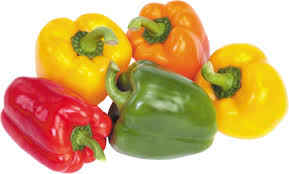
#> input picture peppers.jpeg, 289 x 174 px
$ jupyter execute lowpass.ipynb
#> lines starting #> are read from the running program, lines starting #| are printed output that depends on the picture
[cell 1]
import numpy as np
import matplotlib.pyplot as plt
from imageio import imread

img = imread('peppers.jpeg') / 255.0

R = img[:,:,0]
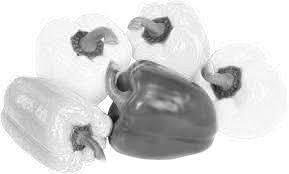
#> R: shape (174, 289) float64; min 0.0588, max 1, mean 0.832
G = img[:,:,1]
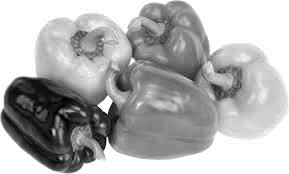
#> G: shape (174, 289) float64; min 0, max 1, mean 0.691
B = img[:,:,2]
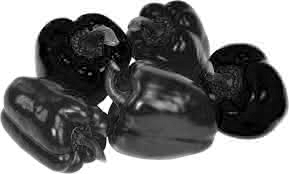
#> B: shape (174, 289) float64; min 0, max 1, mean 0.466

M, N = R.shape
#> M = 174; N = 289
X, Y = np.meshgrid(np.arange(1, N+1), np.arange(1, M+1))

cx = N//2
#> cx = 144
cy = M//2
#> cy = 87

D0 = 50
D = np.sqrt((X - cx)**2 + (Y - cy)**2)

LPF = (D <= D0).astype(float)
HPF = (D > D0).astype(float)

FR = np.fft.fftshift(np.fft.fft2(R))
FG = np.fft.fftshift(np.fft.fft2(G))
FB = np.fft.fftshift(np.fft.fft2(B))

R_LPF = FR * LPF
G_LPF = FG * LPF
B_LPF = FB * LPF

R_HPF = FR * HPF
G_HPF = FG * HPF
B_HPF = FB * HPF

r_lpf_ifft = np.fft.ifft2(np.fft.ifftshift(R_LPF))
g_lpf_ifft = np.fft.ifft2(np.fft.ifftshift(G_LPF))
b_lpf_ifft = np.fft.ifft2(np.fft.ifftshift(B_LPF))

r_hpf_ifft = np.fft.ifft2(np.fft.ifftshift(R_HPF))
g_hpf_ifft = np.fft.ifft2(np.fft.ifftshift(G_HPF))
b_hpf_ifft = np.fft.ifft2(np.fft.ifftshift(B_HPF))

LPF_img = np.stack([np.real(r_lpf_ifft), np.real(g_lpf_ifft), np.real(b_lpf_ifft)], axis=2)
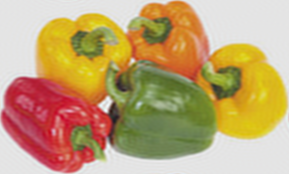
#> LPF_img: shape (174, 289, 3) float64; mean of channels 0, 1, 2 0.832, 0.691, 0.466; drawn with min black and max white
HPF_img = np.stack([np.real(r_hpf_ifft), np.real(g_hpf_ifft), np.real(b_hpf_ifft)], axis=2)
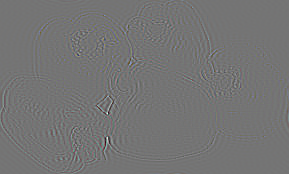
#> HPF_img: shape (174, 289, 3) float64; mean of channels 0, 1, 2 1.28e-20, 4.6e-20, -3.48e-20; drawn with min black and max white

LPF_img = np.clip(LPF_img, 0, 1)
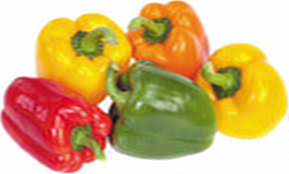
#> LPF_img: shape (174, 289, 3) float64; mean of channels 0, 1, 2 0.832, 0.69, 0.465; drawn as R, G, B
HPF_img = np.clip(HPF_img, 0, 1)
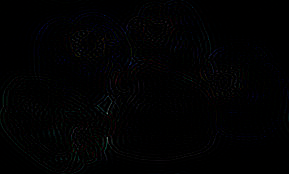
#> HPF_img: shape (174, 289, 3) float64; mean of channels 0, 1, 2 0.00603, 0.00668, 0.00874; drawn as R, G, B

plt.figure(figsize=(8,8))
plt.subplot(2,2,1); plt.imshow(img); plt.title('Original')
plt.subplot(2,2,2); plt.imshow(LPF_img); plt.title('Low-Pass Filtered')
plt.subplot(2,2,3); plt.imshow(HPF_img); plt.title('High-Pass Filtered')
plt.subplot(2,2,4); plt.imshow(np.log(1+np.abs(FR)), cmap='gray'); plt.title('Fourier Spectrum (R)')
plt.tight_layout()
plt.show()
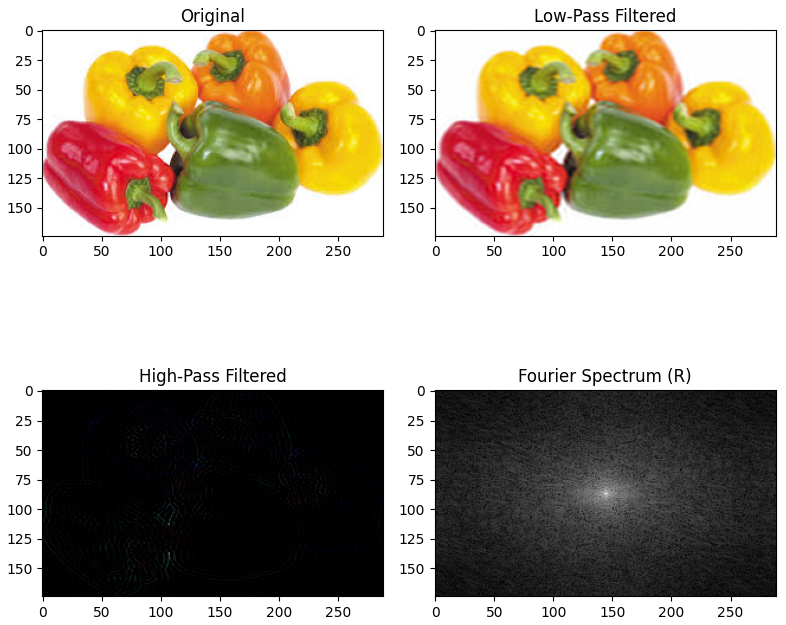
#> figure drawn by matplotlib, 4 panels
